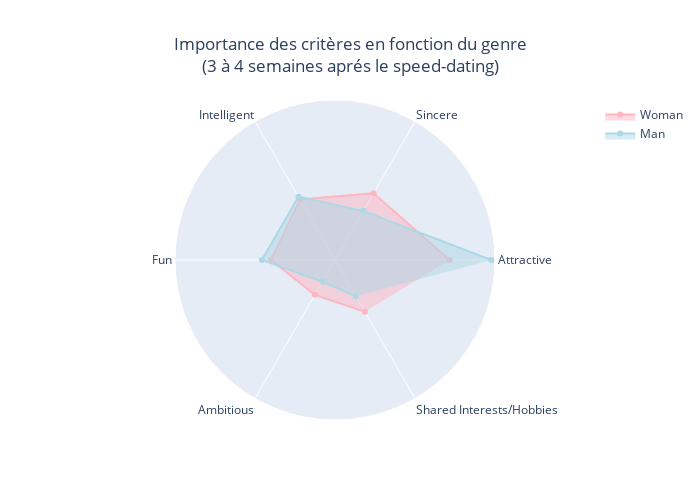

Notebook source saved alongside this figure:
### Code cell
# 3 à 4 semaines aprés le speed-dating
plot_attribute_expectations_per_genre(participant_df, ["attr7_3", "sinc7_3", "intel7_3", "fun7_3", "amb7_3", "shar7_3"], "Importance des critères en fonction du genre\n(3 à 4 semaines aprés le speed-dating)", palette_gender_label, "image_06.png")

### Figure 1 — Plotly figure (JSON) as saved in the notebook; plotly's stock layout.template omitted (floating-point values rounded to 4 significant figures)
{"data": [{"fill": "toself", "line": {"color": "lightpink"}, "name": "Woman", "r": [26.96, 18.12, 16.45, 15.05, 9.466, 14.08], "theta": ["Attractive", "Sincere", "Intelligent", "Fun", "Ambitious", "Shared Interests/Hobbies"], "type": "scatterpolar"}, {"fill": "toself", "line": {"color": "lightblue"}, "name": "Man", "r": [36.74, 13.34, 17.17, 17.19, 5.897, 9.828], "theta": ["Attractive", "Sincere", "Intelligent", "Fun", "Ambitious", "Shared Interests/Hobbies"], "type": "scatterpolar"}], "layout": {"height": 500, "polar": {"radialaxis": {"visible": false}}, "showlegend": true, "title": {"text": "Importance des critères en fonction du genre<br>(3 à 4 semaines aprés le speed-dating)", "x": 0.5}, "width": 700}}
